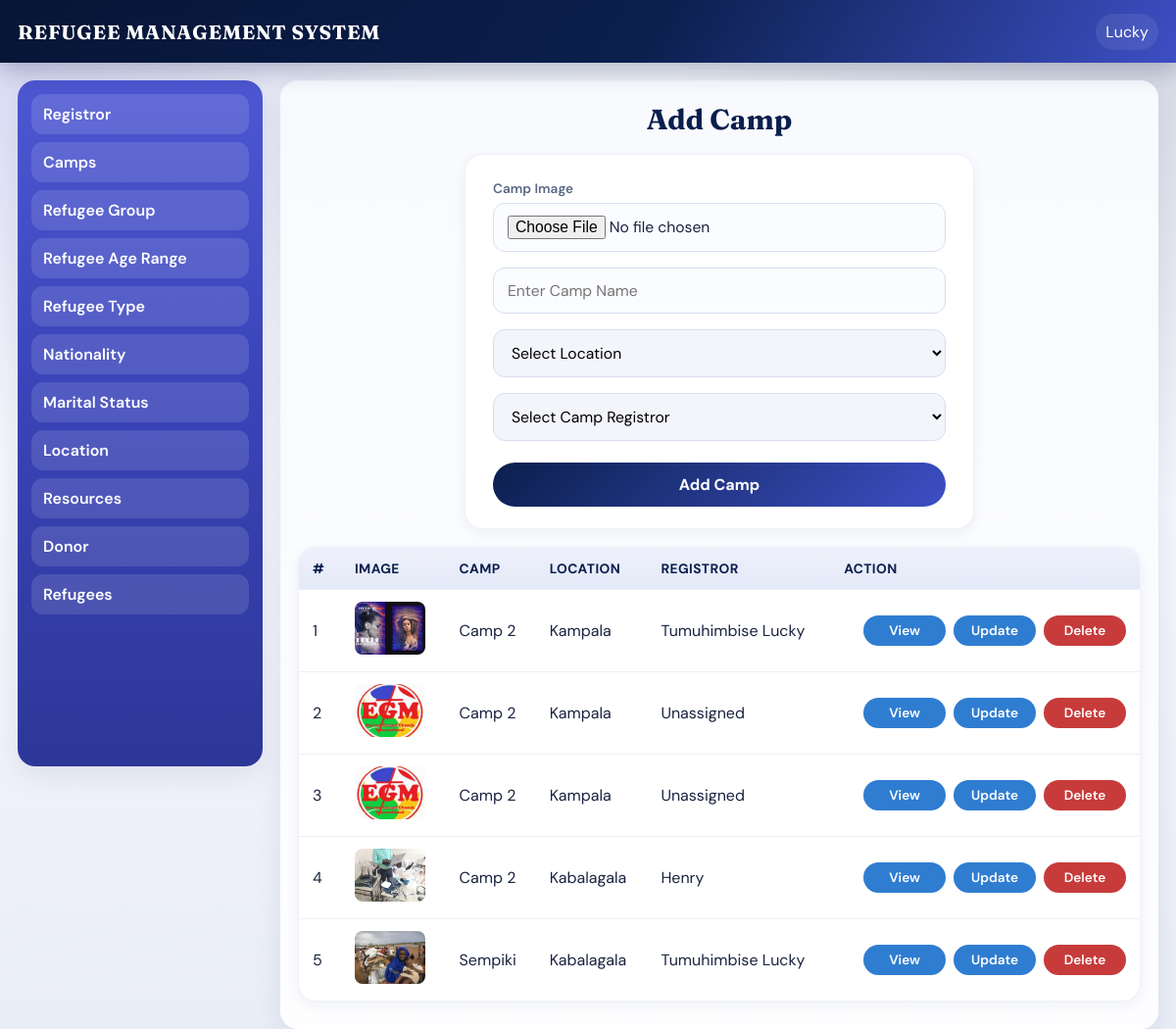
The page /add-camp.php (signed in) on the database its author committed.
### tables this page shows
CREATE TABLE IF NOT EXISTS `camp` (
  `c_id` int NOT NULL AUTO_INCREMENT,
  `campIMG` varchar(45) NOT NULL,
  `c_name` varchar(45) NOT NULL,
  `l_id` int NOT NULL,
  `r_id` int NOT NULL,
  PRIMARY KEY (`c_id`),
  KEY `fk_camp_location_idx` (`l_id`)
);

CREATE TABLE IF NOT EXISTS `location` (
  `l_id` int NOT NULL AUTO_INCREMENT,
  `l_name` varchar(45) NOT NULL,
  PRIMARY KEY (`l_id`)
);

CREATE TABLE IF NOT EXISTS `registrar` (
  `r_id` int NOT NULL AUTO_INCREMENT,
  `r_name` varchar(45) NOT NULL,
  `r_contact` varchar(45) NOT NULL,
  `r_email` varchar(45) NOT NULL,
  `n_id` int NOT NULL,
  `l_id` int NOT NULL,
  `c_id` int NOT NULL,
  `password` varchar(45) NOT NULL,
  PRIMARY KEY (`r_id`),
  KEY `fk_register_nationality1_idx` (`n_id`),
  KEY `fk_register_location1_idx` (`l_id`),
  KEY `fk_registrar_camp1` (`c_id`)
);

### add-camp.php (the view, shortened to what this page needs)
<?php include "includes/header.php" ?>
<div class="container">
    <div class="sidebar">
<?php include "includes/sidebar.php"; ?>
    </div>
    <div class="main">
      <h1>Add Camp</h1>
      <div class="form-section">
        <form action="" method="post" enctype="multipart/form-data">
            <label>Camp Image</label>
            <input type="file" name="file" accept=".png,.jpg,.jpeg" required>
            <input type="text" name="camp" placeholder="Enter Camp Name" required>
            <select name="location" required>
                <option value="">Select Location</option>
            </select>
            <select name="registror" required>
                <option value="">Select Camp Registror</option>
            </select>
            <input type="submit" name="submit" value="Add Camp" class="btn">
        </form>
      </div>
      <div class="table-section" id="list">
   <table>
        <tr>
          <th>#</th>
          <th>Image</th>
          <th>Camp</th>
          <th>Location</th>
          <th>Registror</th>
          <th>Action</th>
        </tr>
        <?php
        $select=mysqli_query($conn,"select camp.*, location.l_name, registrar.r_name
         from camp
         left join location on camp.l_id=location.l_id
         left join registrar on camp.r_id=registrar.r_id
         order by camp.c_id desc");
        $count=0;
        while($row=mysqli_fetch_array($select)){
          $count++;
          ?>
<tr>
          <td><?php echo $count; ?></td>
          <td><img src="<?php echo  htmlspecialchars($row['campIMG']); ?>" alt=""></td>
          <td><?php echo  htmlspecialchars($row['c_name']); ?></td>
          <td><?php echo  htmlspecialchars($row['l_name']); ?></td>
          <td><?php echo  htmlspecialchars($row['r_name'] ? $row['r_name'] : 'Unassigned'); ?></td>
          <td><div class="actions">
          <a href="camp-details.php?c=<?php echo $row['c_id']; ?>"><div class="edit">View</div></a>
          <a href="update-camp.php?c=<?php echo $row['c_id']; ?>"><div class="edit">Update</div></a>
           <a href="delete-camp.php?c=<?php echo $row['c_id']; ?>" onclick="return confirm('Are you sure you want to delete');"><div class="delete">Delete</div></a>
          </div></td>
        </tr>
          <?php
        }
        ?>
      </table>
</div>
    </div>
</div>
<?php include "includes/footer.php"; ?>

### assets/css/dashboard.css (style rules this page uses)
:root { --navy: #0b1f4d; --navy-deep: #071536; --indigo: #3d4fc4; --indigo-soft: #6a6ae3; --sky: #e8eefc; --surface: #f4f6fb; --card: #ffffff; --text: #1a2340; --muted: #5b6785; --success: #1f8a5b; --danger: #c73b3b; --warn: #2f7dd1; --radius: 14px; --shadow: 0 10px 30px rgba(11, 31, 77, 0.08); --shadow-sm: 0 4px 14px rgba(11, 31, 77, 0.06); --font: "DM Sans", "Segoe UI", sans-serif; --display: "Fraunces", Georgia, serif; }
* { padding: 0; margin: 0; box-sizing: border-box; }
html { scroll-behavior: smooth; }
body { font-family: var(--font); color: var(--text); background: radial-gradient(circle at top left, rgba(106, 106, 227, 0.18), transparent 28%), radial-gradient(circle at top right, rgba(11, 31, 77, 0.12), transparent 32%), linear-gradient(180deg, #eef1f8 0%, var(--surface) 48%, #e9edf7 100%); min-height: 100vh; }
a { color: inherit; }
.container { display: grid; grid-template-columns: 250px 1fr; gap: 18px; padding: 18px; max-width: 1500px; margin: 0 auto; align-items: start; }
.container .sidebar { width: 100%; min-height: calc(100vh - 100px); background: linear-gradient(180deg, #4d57d2 0%, #3a44b8 45%, #2d3798 100%); border-radius: 18px; overflow: hidden; box-shadow: var(--shadow); position: sticky; top: 82px; }
.container .main { width: 100%; min-height: calc(100vh - 100px); border-radius: 18px; text-align: center; background: linear-gradient(180deg, rgba(255, 255, 255, 0.72), rgba(255, 255, 255, 0.92)), var(--sky); box-shadow: var(--shadow); padding: 22px 18px 28px; overflow: auto; }
.main > h1 { font-family: var(--display); font-size: clamp(1.4rem, 2.4vw, 2rem); color: var(--navy); margin-bottom: 18px; }
.form-section { margin: 0 auto 18px; width: min(520px, 100%); background: var(--card); border-radius: 18px; overflow: hidden; box-shadow: var(--shadow-sm); border: 1px solid rgba(61, 79, 196, 0.08); text-align: left; }
.table-section { margin: 18px auto 0; width: min(1100px, 100%); background: var(--card); border-radius: 18px; overflow: auto; box-shadow: var(--shadow-sm); border: 1px solid rgba(61, 79, 196, 0.08); }
.table-section table { width: 100%; border-collapse: collapse; margin: 0; border: 0; }
.table-section table th { text-align: left; background: linear-gradient(180deg, #eef1fb, #e4e9f8); padding: 12px 14px; color: var(--navy); font-size: 0.86rem; letter-spacing: 0.03em; text-transform: uppercase; white-space: nowrap; }
.table-section table td { text-align: left; padding: 12px 14px; border-top: 1px solid #edf0f7; vertical-align: middle; }
.table-section table td img { width: 72px; height: 54px; object-fit: cover; border-radius: 8px; }
.actions { display: flex; flex-wrap: wrap; gap: 8px; justify-content: flex-end; }
.table-section table td .delete, .table-section table td .edit { width: auto; min-width: 84px; padding: 7px 12px; color: #fff; border-radius: 999px; float: none; margin: 0; text-align: center; font-size: 0.85rem; font-weight: 600; display: inline-block; }
.table-section table td .delete { background: var(--danger); }
.table-section table td .edit { background: var(--warn); }
.form-section form { width: 100%; padding: 18px; display: block; }
.form-section form label { display: block; margin: 8px 10px 0; font-size: 0.85rem; color: var(--muted); font-weight: 600; }
.form-section form input, .form-section form textarea, .form-section form select { width: calc(100% - 20px); margin: 6px 10px 10px; padding: 12px 14px; border-radius: 12px; outline: none; border: 1px solid #d7deef; background: #fbfcff; font-family: var(--font); font-size: 0.98rem; transition: border-color 0.2s ease, box-shadow 0.2s ease; }
.form-section form select { background: #f3f5fb; }
.form-section form .btn { background: linear-gradient(135deg, var(--navy), var(--indigo)); color: #fff; padding: 12px 16px; border: none; border-radius: 999px; text-align: center; font-family: var(--font); font-size: 1rem; font-weight: 700; width: calc(100% - 20px); margin: 12px 10px 4px; }

### rows shown on the page
camp: campIMG (picture), c_name "Camp 2", l.l_name "Kampala", r.r_name "Tumuhimbise Lucky"
camp: campIMG (picture), c_name "Camp 2", l.l_name "Kampala", r_name "Unassigned"
camp: campIMG (picture), c_name "Camp 2", l.l_name "Kampala", r_name "Unassigned"
camp: campIMG (picture), c_name "Camp 2", l.l_name "Kabalagala", r.r_name "Henry"
camp: campIMG (picture), c_name "Sempiki", l.l_name "Kabalagala", r.r_name "Tumuhimbise Lucky"

### other values the page prints
$_SESSION['name'] "Lucky"
